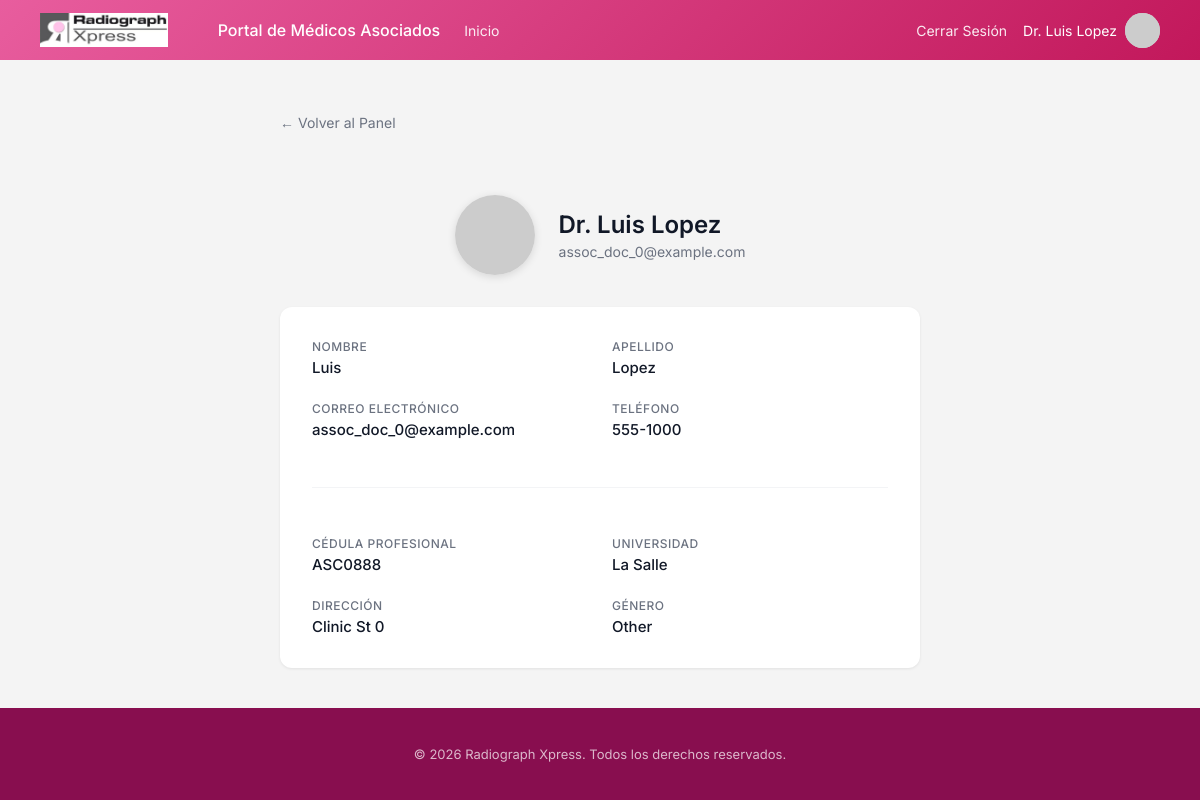
Screenshot of /associate-doctor/profile/ (signed in) with the database file from the repository.
### associateDoctorDashboard/models.py (models this page shows, shortened)
class AssociateDoctor(models.Model):
    MALE = 'M'
    FEMALE = 'F'
    OTHER = 'O'
    GENDER_CHOICES = [
        (MALE, 'Male'),
        (FEMALE, 'Female'),
        (OTHER, 'Other'),
    ]
    user = models.OneToOneField(User, on_delete=models.CASCADE, null=True, related_name='associate_doctor_profile')
    id_associate_doctor = models.AutoField(primary_key=True)
    profile_picture = models.ImageField(upload_to='profile_pics/', null=True, blank=True)
    address = models.CharField(max_length=100)
    phone = models.CharField(max_length=100)
    professional_id = models.CharField(max_length=100, null=True, blank=True, unique=True)
    university = models.CharField(max_length=100, null=True, blank=True)
    is_email_verified = models.BooleanField(default=False)
    is_verified = models.BooleanField(default=False)
    gender = models.CharField(max_length=1, choices=GENDER_CHOICES, default=OTHER)
    def __str__(self):
        if self.user:
            prefix = 'Dra.' if self.gender == self.FEMALE else 'Dr.'
            return f"{prefix} {self.user.first_name} {self.user.last_name}"
        return f"Doctor Asociado #{self.pk}"

### associateDoctorDashboard/views.py (the view)
# urls.py: path('profile/', views.ProfileView.as_view(), name='associate_profile'),
class ProfileView(AssociatedDoctorRequiredMixin, DetailView):
    model = AssociateDoctor
    template_name = 'associateDoctorDashboard/profile.html'
    context_object_name = 'doctor'
    def get_object(self):
        return self.request.user.associate_doctor_profile

### core/mixins.py (called while the page is built)
    def test_func(self):
        return self.request.user.groups.filter(name='AssociatedDoctors').exists()

    def get_context_data(self, **kwargs):
        context = super().get_context_data(**kwargs)
        if hasattr(self.request.user, 'associated_doctor_profile'):
            context['associated_doctor'] = self.request.user.associated_doctor_profile
        return context

### associateDoctorDashboard/templates/associateDoctorDashboard/profile.html (shortened to what this page needs)
{% extends 'associateDoctorDashboard/base.html' %}
{% load static %}
{% block content %}
<div class="profile-page">
    <a href="{% url 'associate_dashboard' %}" class="back-link">← Volver al Panel</a>
    <div class="profile-header">
        <img src="https://ui-avatars.com/api/?name={{ doctor.user.first_name }}+{{ doctor.user.last_name }}&background=0D8ABC&color=fff&rounded=true&bold=true&size=160"
            alt="Avatar" class="profile-avatar">
        <div class="profile-header-info">
            <h1>{{ doctor }}</h1>
            <p>{{ doctor.user.email }}</p>
        </div>
    </div>
    <div class="profile-card">
        <div class="profile-grid">
            <div class="profile-field">
                <label>Nombre</label>
                <span>{{ doctor.user.first_name }}</span>
            </div>
            <div class="profile-field">
                <label>Apellido</label>
                <span>{{ doctor.user.last_name }}</span>
            </div>
            <div class="profile-field">
                <label>Correo Electrónico</label>
                <span>{{ doctor.user.email }}</span>
            </div>
            <div class="profile-field">
                <label>Teléfono</label>
                <span>{{ doctor.phone }}</span>
            </div>
            <hr class="profile-divider">
            <div class="profile-field">
                <label>Cédula Profesional</label>
                <span>{{ doctor.professional_id|default:"No registrada" }}</span>
            </div>
            <div class="profile-field">
                <label>Universidad</label>
                <span>{{ doctor.university|default:"No registrada" }}</span>
            </div>
            <div class="profile-field">
                <label>Dirección</label>
                <span>{{ doctor.address }}</span>
            </div>
            <div class="profile-field">
                <label>Género</label>
                <span>{{ doctor.get_gender_display }}</span>
            </div>
        </div>
    </div>
</div>
{% endblock %}

### associateDoctorDashboard/templates/associateDoctorDashboard/base.html (shortened to what this page needs)
{% load static %}
<!DOCTYPE html>
<html lang="es">
<head>
    <link rel="stylesheet" href="{% static 'core/css/design-system.css' %}">
    <link rel="stylesheet" href="{% static 'doctorsDashboard/style.css' %}">
</head>
<body>
    <header>
        <nav class="navbar">
            <div class="navbar-left">
                <img src="{% static 'core/assets/img/logos/radiographxpress_logo.png' %}" alt="Radiograph Xpress"
                    class="navbar-logo">
            </div>
            <div class="navbar-center" style="display: flex; align-items: center; gap: 1.5rem;">
                <span style="font-weight: 500; color: var(--text-white);">Portal de Médicos Asociados</span>
                <a href="{% url 'associate_dashboard' %}" class="nav-link">Inicio</a>
            </div>
            <div class="navbar-right" style="display: flex; align-items: center; gap: 1rem;">
                <a href="{% url 'associate_logout' %}" class="nav-link">Cerrar Sesión</a>
                <a href="{% url 'associate_profile' %}"
                    style="text-decoration: none; display: flex; align-items: center; gap: 8px;">
                    <div class="user-info" style="display: flex; align-items: center; gap: 8px;">
                        {% if user.associate_doctor_profile %}
                        <span class="welcome-text">{{ user.associate_doctor_profile }}</span>
                        {% else %}
                        <span class="welcome-text">{{ user.username }}</span>
                        {% endif %}
                        {% if user.associate_doctor_profile.profile_picture %}
                        <img src="{{ user.associate_doctor_profile.profile_picture.url }}" alt="Profile"
                            class="user-avatar"
                            style="width: 35px; height: 35px; object-fit: cover; border-radius: 50%;">
                        {% else %}
                        <img src="https://ui-avatars.com/api/?name={{ user.first_name|default:'Doc' }}&background=0D8ABC&color=fff&rounded=true&bold=true"
                            alt="Profile" class="user-avatar">
                        {% endif %}
                    </div>
                </a>
            </div>
        </nav>
    </header>
    <main class="main-content" style="margin-top: 80px; padding: 2rem;">
        {% block content %}
        {% endblock %}
    </main>
    {% include 'core/components/footer.html' %}
</body>
</html>

### core/templates/core/components/footer.html
<footer class="main-footer">
    <p>&copy; {% now "Y" %} Radiograph Xpress. Todos los derechos reservados.</p>
</footer>

### core/static/core/css/design-system.css (style rules this page uses)
:root { --brand-gradient-start: #E85D9E; --brand-gradient-end: #C2185B; --brand-footer-bg: #880E4F; --text-primary: #111827; --text-secondary: #6B7280; --text-white: #ffffff; --bg-page: #F3F4F6; --bg-white: #ffffff; --font-primary: 'Inter', sans-serif; }
body { min-height: 100vh; display: flex; flex-direction: column; }
.main-content { flex: 1; }
.main-footer { background-color: var(--brand-footer-bg); border-top: none; text-align: center; padding: 25px 20px; font-size: 13px; color: rgba(255, 255, 255, 0.7); margin-top: auto; }

### doctorsDashboard/static/doctorsDashboard/style.css (style rules this page uses)
body { margin: 0; padding: 0; font-family: 'Inter', sans-serif; background-color: #f4f4f4; }
.navbar { width: 100%; height: 60px; background: linear-gradient(135deg, var(--brand-gradient-start) 0%, var(--brand-gradient-end) 100%); display: flex; justify-content: space-between; align-items: center; padding: 0 40px; box-sizing: border-box; position: fixed; top: 0; z-index: 1000; }
.navbar-left { display: flex; align-items: center; }
.navbar-logo { height: 35px; width: auto; object-fit: contain; }
.navbar-center { flex-grow: 1; display: flex; padding-left: 50px; }
.nav-link { color: #ffffff; text-decoration: none; font-size: 14px; font-weight: 400; opacity: 0.9; transition: opacity 0.2s ease; position: relative; display: inline-block; padding-bottom: 2px; padding-top: 2px; }
.nav-link::after { content: ''; position: absolute; width: 100%; transform: scaleX(0); height: 2px; bottom: 0; left: 0; background-color: #ffffff; transform-origin: bottom right; transition: transform 0.25s ease-out; }
.navbar-right { display: flex; align-items: center; gap: 20px; }
.user-info { display: flex; align-items: center; gap: 15px; color: #ffffff; }
.welcome-text { font-size: 14px; font-weight: 400; text-align: right; white-space: nowrap; }
.user-avatar { width: 35px; height: 35px; border-radius: 50%; background-color: #ccc; object-fit: cover; }
.profile-header { margin-top: 40px; width: 100%; margin-bottom: 40px; display: flex; flex-direction: row; align-items: center; justify-content: center; gap: 72px; flex-wrap: wrap; }

### associateDoctorDashboard/templates/associateDoctorDashboard/profile.html (style rules this page uses)
.profile-page { max-width: 640px; margin: 0 auto; }
.profile-header { display: flex; align-items: center; gap: 1.5rem; margin-bottom: 2rem; }
.profile-avatar { width: 80px; height: 80px; border-radius: 50%; box-shadow: 0 2px 8px rgba(0, 0, 0, 0.12); }
.profile-header-info h1 { font-size: 1.5rem; font-weight: 600; color: var(--text-primary); margin: 0; }
.profile-header-info p { font-size: 14px; color: var(--text-secondary); margin: 4px 0 0 0; }
.profile-card { background: var(--bg-white); border-radius: 12px; padding: 2rem; box-shadow: 0 1px 3px rgba(0, 0, 0, 0.08); }
.profile-grid { display: grid; grid-template-columns: 1fr 1fr; gap: 1.5rem; }
.profile-field { display: flex; flex-direction: column; gap: 4px; }
.profile-field label { font-size: 12px; font-weight: 500; color: var(--text-secondary); text-transform: uppercase; letter-spacing: 0.5px; }
.profile-field span { font-size: 15px; font-weight: 500; color: var(--text-primary); }
.profile-divider { border: none; border-top: 1px solid #f3f4f6; margin: 1.5rem 0; grid-column: 1 / -1; }
.back-link { display: inline-flex; align-items: center; gap: 6px; color: var(--text-secondary); text-decoration: none; font-size: 14px; margin-bottom: 1.5rem; transition: color 0.15s; }

### rows the page displays
AssociateDoctor: user+gender "Dr. Luis Lopez", user.email "assoc_doc_0@example.com", user.first_name "Luis", user.last_name "Lopez", phone "555-1000", professional_id "ASC0888", university "La Salle", address "Clinic St 0", gender "Other"

### other values shown
{{ user.associate_doctor_profile }} "Dr. Luis Lopez"
